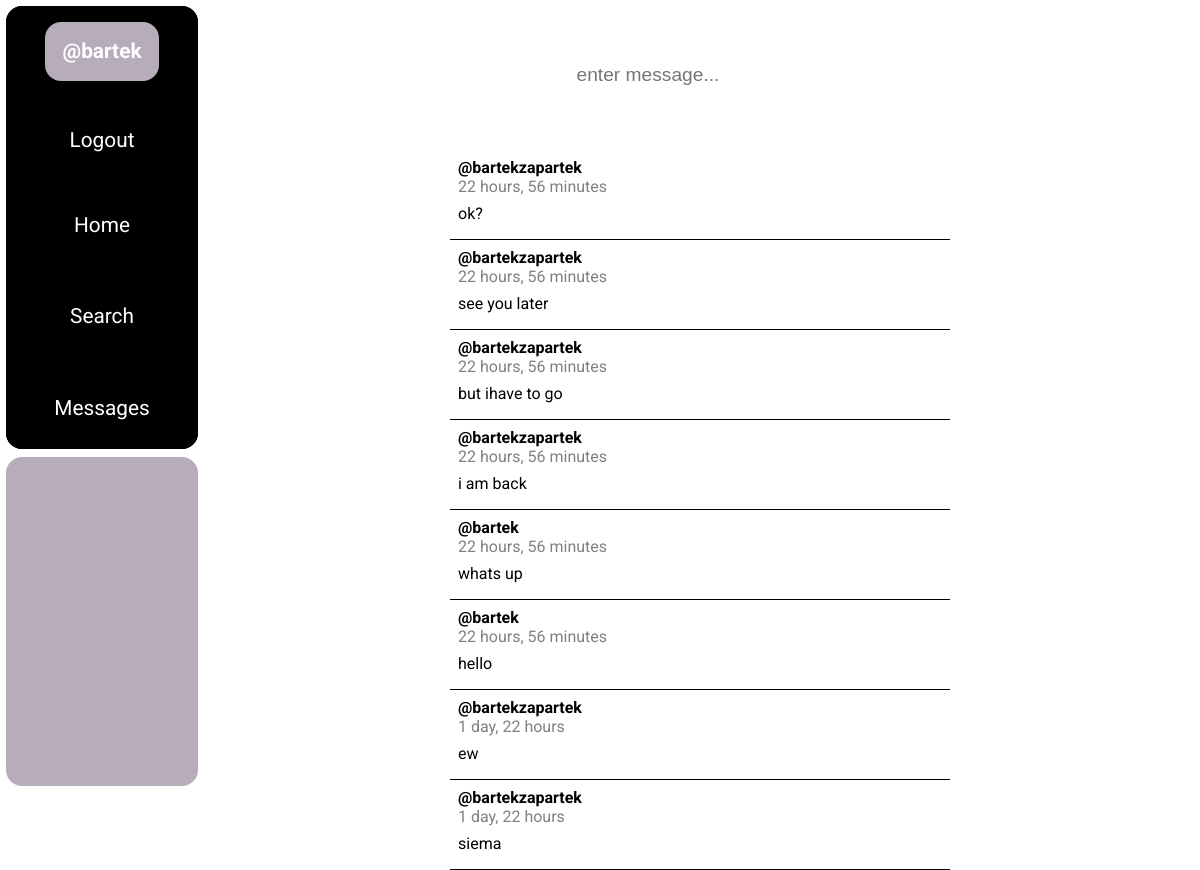
The page /chat/8/ (signed in) on the database its author committed.
### base/models.py (models this page shows)
class Message(models.Model):
    chat = models.ForeignKey(Chat, on_delete = models.CASCADE)
    owner = models.ForeignKey(User, on_delete = models.CASCADE)
    body = models.TextField(blank = False, null = False)
    created = models.DateField(auto_now = True)
    updated = models.DateTimeField(auto_now_add = True)
    class Meta:
        ordering = ['-created', '-updated']

### base/views.py (the view, shortened to what this page needs)
# urls.py: path('chat/<str:pk>/', views.show_chat_content, name = 'chat-content'),
@login_required(login_url = 'login')
def show_chat_content(request, pk):
    chat_room = Chat.objects.get(id = pk)
    chat_content = chat_room.message_set.all()
    context = {'messages' : chat_content}
    return render(request, 'base/chat.html', context)

### base/templates/base/chat.html (shortened to what this page needs)
{% extends 'main.html' %}
{% block static %}
    {% load static %}
    <link rel="stylesheet" href="{% static 'base/chat.css' %}">
    <link rel="stylesheet" href="{% static 'base/components/comments-component.css' %}">
{% endblock static %}
{% block content %}
    <div class="chat-content-section">
        <form action="" method="post">
            <input type = 'text' placeholder = "enter message..." name = "message">
        </form>
        {% include 'base/components/comments-component.html' with comments=messages %}
    </div>
{% endblock content %}

### templates/components/user-info-component.html
<div class="user-info-content">
    {% if request.user.is_authenticated %}
    <a href = "{% url 'user-profile' request.user.username %}">
        <div class = "username-item">
                @{{ request.user.username }}
        </div>
    </a>
    <a href = "{% url 'logout' %}">
        <div class = "logout-item">
                Logout
        </div>
    </a>
    {% else %}
    <a href = "{% url 'login' %}">
        <div class = "logout-item">
                Login &#183; Register
        </div>
    </a>
    {% endif %}
</div>

### base/templates/base/components/comments-component.html
<div class="post-comment-section">
    {% for comment in comments %}
        <div class="post-comment">
            <div class="post-comment-owner">
                @{{ comment.owner.username }}
            </div>
            <div class="post-comment-date">
                {{ comment.created | timesince }}
            </div>
            <div class="post-comment-content">
                {{ comment.body }}
            </div>
        </div>
    {% endfor %}
</div>

### static/components/preconfig.css (style rules this page uses)
*, *::after, *::before { box-sizing: border-box; padding: 0; margin: 0; }
a, input, label, p { text-decoration: none; color: black; border: none; }

### static/components/user-info-component.css (style rules this page uses)
.user-info-content { display: flex; flex-direction: column; align-items: center; justify-content: space-around; width: 100%; height: 40%; background-color: black; color: white; font-size: 1.3rem; border-radius: 1rem; }
.username-item { padding: 1.1rem; font-weight: 700; background-color: rgb(182, 172, 186); border-radius: 1rem; color: white; transition: padding 0.3s, color 0.3s; }
.logout-item { padding: 1rem; color: white; border-radius: 1rem; transition: padding 0.3s, background-color 0.3s, color 0.3s; }

### base/static/base/chat.css (style rules this page uses)
.chat-content-section { display: flex; flex-direction: column; justify-content: space-evenly; align-items: center; width: 100%; height: 100%; gap: 2rem; margin-top: 2rem; }
.chat-content-section > form > input { padding: 2rem; border-radius: 1rem; font-size: 1.2rem; transition: background-color 0.5s, color 0.5s, padding 0.5s; }

### base/static/base/components/comments-component.css (style rules this page uses)
.post-comment-section { display: flex; flex-direction: column; justify-content: space-around; align-items: center; width: 50%; }
.post-comment { display: flex; flex-direction: column; justify-content: space-around; align-items: flex-start; width: 100%; padding: 0.5rem; border-bottom: 1px solid black; }
.post-comment-owner { font-weight: 700; }
.post-comment-date { color: grey; }
.post-comment-content { padding-block: 0.5rem; }

### rows shown on the page
Message: owner.username "bartekzapartek", created "22 hours, 56 minutes", body "ok?"
Message: owner.username "bartekzapartek", created "22 hours, 56 minutes", body "see you later"
Message: owner.username "bartekzapartek", created "22 hours, 56 minutes", body "but ihave to go"
Message: owner.username "bartekzapartek", created "22 hours, 56 minutes", body "i am back"
Message: owner.username "bartek", created "22 hours, 56 minutes", body "whats up"
Message: owner.username "bartek", created "22 hours, 56 minutes", body "hello"
Message: owner.username "bartekzapartek", created "1 day, 22 hours", body "ew"
Message: owner.username "bartekzapartek", created "1 day, 22 hours", body "siema"

### other values the page prints
{{ request.user.username }} "bartek"
